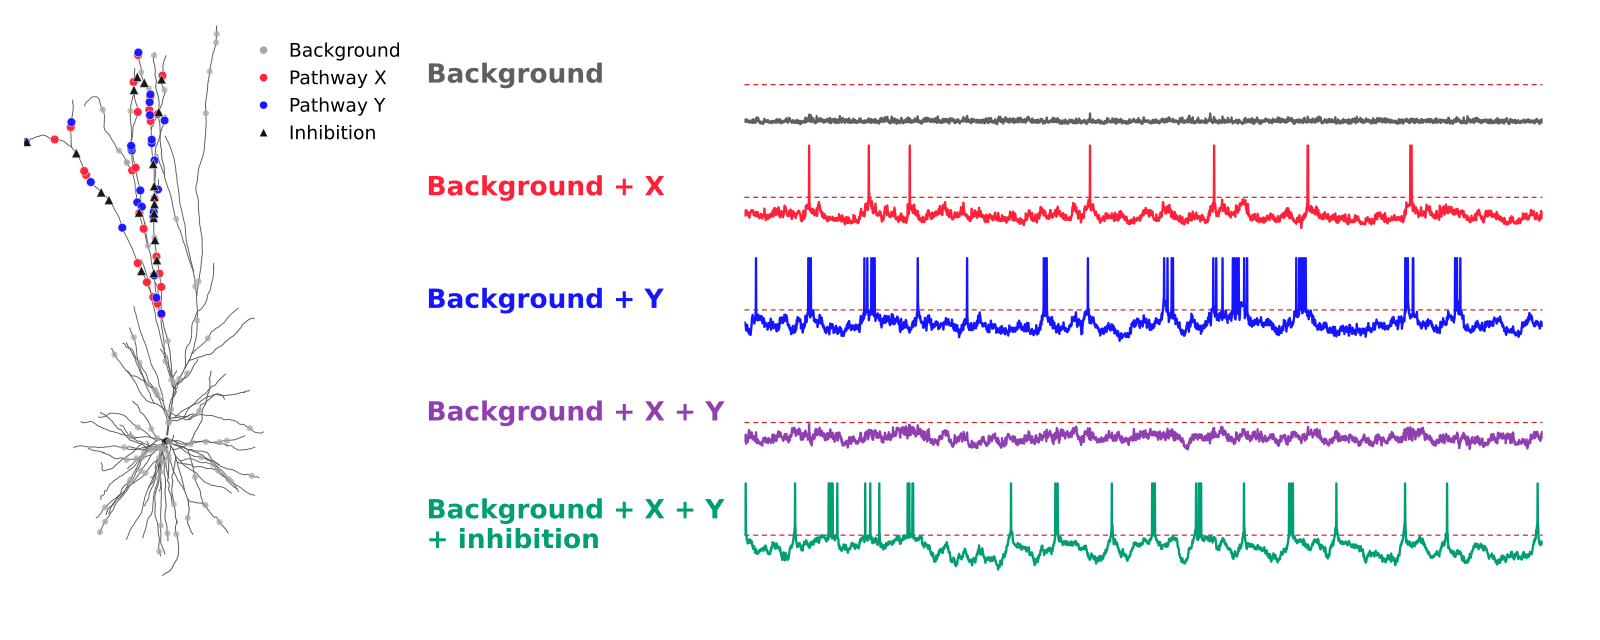

The script that saved this image:
import csv
import os
from itertools import zip_longest
from pathlib import Path

import matplotlib
matplotlib.use("Agg")
import matplotlib.pyplot as plt
import numpy as np
from matplotlib.lines import Line2D

SCRIPT_DIR = Path(__file__).resolve().parent
ROOT = SCRIPT_DIR.parents[2]
DATA_DIR = ROOT / "nc_final_data" / "Figure5" / "Figure5_c1"
SOURCE_DIR = ROOT / "nc_final_source_data" / "Figure5" / "Figure5_c1"
LABELS = ("00", "X", "Y", "XY", "XY+inhib")
TEXT = {
    "00": "Background",
    "X": "Background + X",
    "Y": "Background + Y",
    "XY": "Background + X + Y",
    "XY+inhib": "Background + X + Y\n+ inhibition",
}
COLORS = {"00": "#5F5F5F", "X": "#FF2138", "Y": "#1615FF", "XY": "#8F3FB0", "XY+inhib": "#009E73"}
STYLES = (
    {"label": "Background ", "color": "#A7A7A7", "marker": "o", "size": 20, "zorder": 3},
    {"label": "Pathway X ", "color": "#FF2138", "marker": "o", "size": 39, "zorder": 5},
    {"label": "Pathway Y", "color": "#1615FF", "marker": "o", "size": 39, "zorder": 5},
    {"label": "Inhibition", "color": "#111111", "marker": "^", "size": 46, "zorder": 6},
)
PEAK_THRESHOLD_MV = -20.0




def write_columns(path, columns, arrays):
    values = [np.asarray(value) for value in arrays]
    if any(value.ndim != 1 for value in values) or len(columns) != len(values):
        raise ValueError("Unexpected source data shape")
    values = [value.astype(np.float64) if value.dtype == np.float32 else value for value in values]
    path.parent.mkdir(parents=True, exist_ok=True)
    temporary = path.with_name(f".{path.name}.{os.getpid()}.tmp")
    try:
        with temporary.open("w", encoding="utf-8", newline="") as stream:
            writer = csv.writer(stream)
            writer.writerow(columns)
            writer.writerows(zip_longest(*values, fillvalue=""))
        os.replace(temporary, path)
    finally:
        if temporary.exists():
            temporary.unlink()


def main():
    segments = np.load(DATA_DIR / "segments.npy", allow_pickle=False)
    offsets = np.load(DATA_DIR / "section_segment_offsets.npy", allow_pickle=False)
    section_widths = np.load(DATA_DIR / "section_widths.npy", allow_pickle=False)
    synapse_xy = np.load(DATA_DIR / "synapse_xy.npy", allow_pickle=False)
    soma_xy = np.load(DATA_DIR / "soma_xy.npy", allow_pickle=False)
    display = np.load(DATA_DIR / "dbnn_displayed_voltage.npy", allow_pickle=False)
    if segments.shape != (6787, 2, 2) or offsets.shape != (184,) or section_widths.shape != (183,):
        raise ValueError("Unexpected displayed morphology format")
    if offsets[0] != 0 or offsets[-1] != len(segments) or np.any(np.diff(offsets) < 1):
        raise ValueError("Unexpected displayed morphology offsets")
    if display.shape != (5, 3801) or synapse_xy.shape != (170, 2) or soma_xy.shape != (2,):
        raise ValueError("Unexpected displayed figure data")
    widths = np.repeat(section_widths, np.diff(offsets))
    time_s = np.arange(200, 4001, dtype=np.float64) / 1000.0
    columns = ("time_s", "DBNN_background", "DBNN_background_X", "DBNN_background_Y", "DBNN_background_X_Y", "DBNN_background_X_Y_inhibition")
    write_columns(SOURCE_DIR / "Figure5_c1.csv", columns, (time_s, *display))
    plt.rcParams.update({"font.family": "DejaVu Sans", "font.size": 13, "pdf.fonttype": 42,
                         "ps.fonttype": 42, "axes.linewidth": 0.9})
    fig = plt.figure(figsize=(16.0, 6.4))
    outer = fig.add_gridspec(1, 4, width_ratios=(0.60, 0.50, 1.2325, 0.045), left=0.015,
                             right=0.985, bottom=0.10, top=0.96, wspace=0.01)
    morphology_ax = fig.add_subplot(outer[0, 0])
    label_grid = outer[0, 1].subgridspec(5, 1, hspace=0.13)
    trace_grid = outer[0, 2].subgridspec(5, 1, hspace=0.13)
    label_axes = [fig.add_subplot(label_grid[index, 0]) for index in range(5)]
    trace_axes = [fig.add_subplot(trace_grid[index, 0]) for index in range(5)]
    for index, (start, stop) in enumerate(zip(offsets[:-1], offsets[1:])):
        xy = np.vstack((segments[start, 0], segments[start:stop, 1]))
        morphology_ax.plot(xy[:, 0], xy[:, 1], color="#111111" if index == 0 else "#5A5A5A", linewidth=section_widths[index], zorder=1)
        if index == 0:
            morphology_ax.scatter([soma_xy[0]], [soma_xy[1]], s=24, color="#111111", linewidths=0, zorder=2)
    for group, (selected, style) in enumerate(zip(np.split(synapse_xy, (100, 125, 150)), STYLES)):
        morphology_ax.scatter(selected[:, 0], selected[:, 1], s=style["size"], marker=style["marker"],
                              color=style["color"], edgecolors="none" if group == 0 else "white",
                              linewidths=0.35, alpha=0.72 if group == 0 else 0.95, zorder=style["zorder"])
    handles = [Line2D([0], [0], linestyle="none", marker=style["marker"], markersize=5.5,
                      markerfacecolor=style["color"], markeredgecolor="none", label=style["label"]) for style in STYLES]
    morphology_ax.legend(handles=handles, frameon=False, fontsize=13.5, loc="upper left",
                         bbox_to_anchor=(0.85, 1.0), ncol=1, columnspacing=0.0, handletextpad=0.35)
    xy = segments.reshape(-1, 2)
    morphology_ax.set_xlim(float(np.min(xy[:, 0])), float(np.max(xy[:, 0])))
    morphology_ax.set_ylim(float(np.min(xy[:, 1])), float(np.max(xy[:, 1])))
    morphology_ax.margins(0)
    morphology_ax.set_aspect("equal", adjustable="box")
    morphology_ax.set_anchor("W")
    morphology_ax.axis("off")
    for index, label in enumerate(LABELS):
        label_axes[index].axis("off")
        label_axes[index].text(0.03, 0.5, TEXT[label], transform=label_axes[index].transAxes,
                               ha="left", va="center", fontsize=19, fontweight="bold", color=COLORS[label], wrap=True)
        trace_axes[index].plot(time_s, display[index], color=COLORS[label], linewidth=1.7)
        trace_axes[index].axhline(PEAK_THRESHOLD_MV, color="#D62728", linestyle="--", linewidth=0.9, dashes=(4, 3), zorder=0)
        trace_axes[index].set_xlim(0.2, 4.0)
        trace_axes[index].set_ylim(-75.0, 60.0)
        trace_axes[index].axis("off")
    fig.savefig(SCRIPT_DIR / "Figure5_c1.pdf")
    plt.close(fig)


if __name__ == "__main__":
    main()
